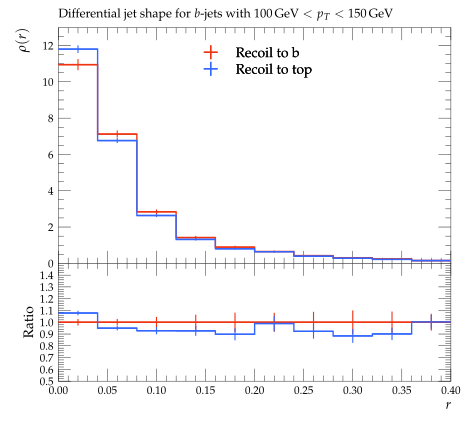

Python code for this plot:
#! /usr/bin/env python

# This Python script was auto-generated using YODA v2.0.2.
# Analysis object: /ATLAS_2013_I1243871/d05-x01-y01
# Timestamp: 06-08-2026 (15:14:31)

import matplotlib as mpl
import matplotlib.pyplot as plt
mpl.use('Agg') # comment out for interactive use
import os
import numpy as np

plotDir = os.path.split(os.path.realpath(__file__))[0]
if 'YODA_USER_PLOT_PATH' in globals():
    plot_outdir = globals()['YODA_USER_PLOT_PATH']
else:
    plot_outdir = plotDir

#plot style
plt.style.use(os.path.join(plotDir, '../default.mplstyle'))
# plot metadata
figW, figH = plt.rcParams['figure.figsize']
ax_xLabel = r'$r$'
ax_yLabel = r'$\rho(r)$'
ax_title  = r'Differential jet shape for $b$-jets with $100\,\mathrm{GeV} < p_T < 150\,\mathrm{GeV}$'
ax_xScale = 'linear'
ax_yScale = 'linear'
xLims = (0.0, 0.4)
yLims = (0.0, 12.980418000000002)

# TeX-friendly labels for the legend
labels = {
    'legend' : ([ r"Recoil to b", r"Recoil to top" ], r""),
}

# Adjust canvas width and height
canvasW = 10.0
canvasH = 9.0
figW *= canvasW/10.
figH *= canvasH/9.

# Create figure and axis objects
fig, (ax, ratio0_ax) = plt.subplots(2, 1, sharex=True,
                  figsize=(figW,figH), gridspec_kw={'height_ratios': (6.0, 3.0)})

# Set figure margins
plt.subplots_adjust(
    left   = 1.0 * plt.rcParams['figure.subplot.left'],
    right  = 1.0 * plt.rcParams['figure.subplot.right'],
    top    = 1.0 * plt.rcParams['figure.subplot.top'],
    bottom = 1.0 * plt.rcParams['figure.subplot.bottom'])

ratio0_ax.yaxis.set_major_locator(mpl.ticker.MultipleLocator(0.1))
ratio0_ax.set_ylim(0.5, 1.4999)
ratio0_ax.set_ylabel('Ratio')

# the numerical data is stored in a separate file
dataf = dict()
prefix = os.path.split(__file__)[0]
if prefix:    prefix = prefix + '/'
exec(open(prefix+'d05-x01-y01__data.py').read(), dataf)


legend_handles = dict() # keep track of handles for the legend

# style options for curves
# starts at zorder>=5 to draw curve on top of legend
styles = {
  'recoil_b': {
    'color' : '#EE3311',
    'linestyle' : '-',
    'linewidth' : 1,
    'marker' : 'none',
    'markersize' : 2,
    'capsize' : 0.0,
    'zorder' : 5,
    'histstyle' : 1,
    'drawstyle' : 'steps-pre',
    'xerrorbars' : 1,
    'yerrorbars' : 1,
    'fillcolor' : None,
    'fillopacity' : 1.0,
    'ratio0_linestyle' : '-',
    'ratio0_linewidth' : 1,
    'ratio0_marker' : 'none',
    'ratio0_markersize' : 2,
    'ratio0_capsize' : 0.0,
    'ratio0_zorder' : 5,
    'ratio0_histstyle' : 1,
    'ratio0_drawstyle' : 'steps-pre',
    'ratio0_xerrorbars' : 1,
    'ratio0_yerrorbars' : 1,
  },
  'recoil_t': {
    'color' : '#3366FF',
    'linestyle' : '-',
    'linewidth' : 1,
    'marker' : 'none',
    'markersize' : 2,
    'capsize' : 0.0,
    'zorder' : 6,
    'histstyle' : 1,
    'drawstyle' : 'steps-pre',
    'xerrorbars' : 1,
    'yerrorbars' : 1,
    'fillcolor' : None,
    'fillopacity' : 1.0,
    'ratio0_linestyle' : '-',
    'ratio0_linewidth' : 1,
    'ratio0_marker' : 'none',
    'ratio0_markersize' : 2,
    'ratio0_capsize' : 0.0,
    'ratio0_zorder' : 6,
    'ratio0_histstyle' : 1,
    'ratio0_drawstyle' : 'steps-pre',
    'ratio0_xerrorbars' : 1,
    'ratio0_yerrorbars' : 1,
  },
}

# curve from input yoda files in main panel
for label, yvals in dataf['yvals'].items():
    if all(np.isnan(v) for v in dataf['yvals'][label]):
        continue
    tmp = None
    if styles[label]['histstyle']: # draw as histogram
        xpos = dataf['xedges'][label] if styles[label]['drawstyle'] else dataf['xpoints'][label]
        ypos = np.insert(yvals, 0, yvals[0]) if styles[label]['drawstyle'] else yvals
        if styles[label]['fillcolor']: # fill area below curve
            ax.fill_between(xpos, ypos, step='pre',
                            color=styles[label]['fillcolor'],
                            alpha=styles[label]['fillopacity'])
        tmp, = ax.plot(xpos, ypos,
                       color=styles[label]['color'],
                       linestyle=styles[label]['linestyle'],
                       linewidth=styles[label]['linewidth'],
                       drawstyle=styles[label]['drawstyle'], solid_joinstyle='miter',
                       zorder=styles[label]['zorder'], label=label)
    tmp = ax.errorbar(dataf['xpoints'][label], yvals,
                      xerr=np.array(dataf['xerrs'][label])*styles[label]['xerrorbars'],
                      yerr=np.array(dataf['yerrs'][label])*styles[label]['yerrorbars'],
                      fmt=styles[label]['marker'], capsize=styles[label]['capsize'],
                      markersize=styles[label]['markersize'],
                      ecolor=styles[label]['color'],
                      color=styles[label]['color'], zorder=styles[label]['zorder'])
    tmp[-1][0].set_linestyle(styles[label]['linestyle'])
    tmp[-1][0].set_linewidth(styles[label]['linewidth'])
    if label in dataf['add_legend_handle']:  legend_handles[label] = tmp
    for varLabel in dataf['variation_yvals'].keys():
        if varLabel.startswith(label):
            tmp, = ax.plot(dataf['xedges'][label], dataf['variation_yvals'][varLabel],
                           color=styles[label]['color'],
                           linestyle=styles[label]['linestyle'],
                           linewidth=styles[label]['linewidth'],
                           drawstyle='steps-pre', solid_joinstyle='miter',
                           zorder=styles[label]['zorder'], alpha=0.5)


# plots on ratio panel
# curve from input yoda files in ratio panel
for label, yvals in dataf['ratio0_yvals'].items():
    if all(np.isnan(v) for v in yvals):
        continue
    if styles[label]['ratio0_histstyle']: # plot as histogram
        xpos = dataf['xedges']['recoil_b'] if styles[label]['ratio0_drawstyle'] else dataf['xpoints']['recoil_b']
        ypos = np.insert(yvals, 0, yvals[0]) if styles[label]['ratio0_drawstyle'] else yvals
        ratio0_ax.plot(xpos, ypos,
                       color=styles[label]['color'],
                       linewidth=styles[label]['linewidth'],
                       linestyle=styles[label]['ratio0_linestyle'],
                       drawstyle=styles[label]['ratio0_drawstyle'], zorder=styles[label]['zorder'],
                       solid_joinstyle='miter')
    tmp = ratio0_ax.errorbar(dataf['xpoints']['recoil_b'], yvals,
                             xerr=np.array(dataf['ref_xerrs'])*styles[label]['ratio0_xerrorbars'],
                             yerr=np.array(dataf['ratio0_yerrs'][label])*styles[label]['ratio0_yerrorbars'],
                             fmt=styles[label]['ratio0_marker'], capsize=styles[label]['ratio0_capsize'],
                             markersize=styles[label]['ratio0_markersize'],
                             ecolor=styles[label]['color'],
                             color=styles[label]['color'])
    tmp[-1][0].set_linestyle(styles[label]['ratio0_linestyle'])
    tmp[-1][0].set_linewidth(styles[label]['ratio0_linewidth'])

    for varlabel in dataf['ratio0_variation_vals'].keys():
        if varlabel.startswith(label):
            ratio0_ax.plot(dataf['xedges']['recoil_b'],
                            dataf['ratio0_variation_vals'][varlabel],
                            color=styles[label]['color'],
                            linestyle=styles[label]['linestyle'],
                            linewidth=styles[label]['linewidth'],
                            drawstyle='steps-pre', solid_joinstyle='miter',
                            zorder=1, alpha=0.5)

legend_items = list(legend_handles.values())
ax.add_artist(ax.legend(legend_items,
                        labels['legend'][0],
                        title=labels['legend'][1],
                        alignment='left',
                        loc='upper center',
                        bbox_to_anchor=(0.5, 0.97)))

# set plot metadata as defined above
ratio0_ax.set_xlabel(ax_xLabel)
ratio0_ax.xaxis.set_label_coords(1., -0.15)
ax.set_ylabel(ax_yLabel, ha='right', va='top')
ax.yaxis.set_label_coords(-0.11, 1.0)
ax.set_title(ax_title, loc='left')
ax.set_xscale(ax_xScale)
ax.set_yscale(ax_yScale)
ax.set_xlim(xLims)
ax.set_ylim(yLims)

# tick formatting
plt.rcParams['xtick.top'] = True
plt.rcParams['ytick.right'] = True
fig.align_ylabels((ax, ratio0_ax))
plt.savefig(os.path.join(plot_outdir, 'd05-x01-y01.pdf'), format='PDF')
plt.savefig(os.path.join(plot_outdir, 'd05-x01-y01.png'), format='PNG')

plt.close(fig)
